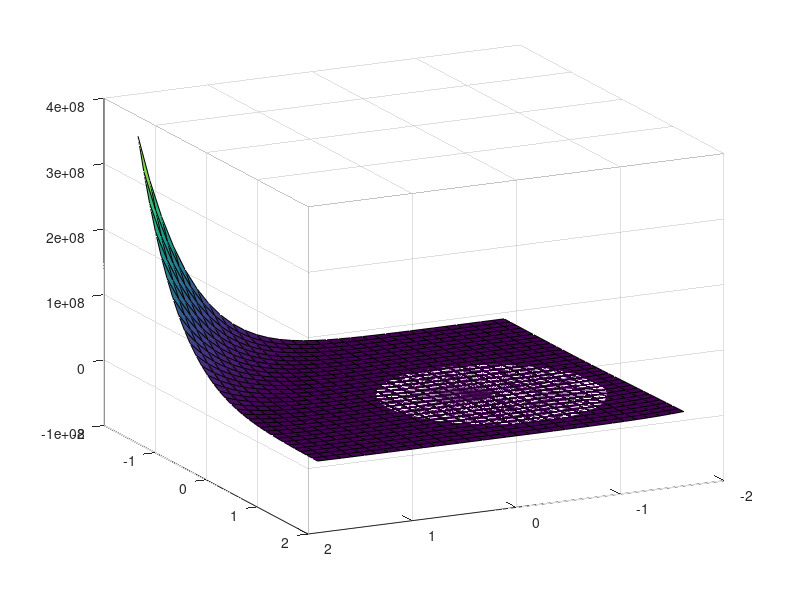

The MATLAB script that drew this image:
clear;   close all;   clc;

%% Define f with two arguments  and  so that
% it can be evaluated for matrices of values X, Y


f = @(X,Y)(1 + ((X + Y + 1).^2) * (19 - (14 * X) + (3 * (X .^2)) - 14*Y + (6 .* X.*Y) + (3 * (Y.^2)))) .* ...
        (30 + ((2 * X - 3 * Y).^2) .* (18 - 32 * X + 12 * (X .^2) + 48 * Y - (36 .* X.*Y) + (27 * (Y.^2))) );

%% define point and trust region radius
x0    = [0.5;-0.5];
delta = 1;
%Now we define our Price-Goldstein function:
f1=@(x) (1 + ((x(1) + x(2) + 1).^2) * (19 - (14 * x(1)) + (3 * (x(1) .^2)) - 14*x(2) + (6 .* x(1).*x(2)) + (3 * (x(2).^2)))) .* ...
        (30 + ((2 * x(1) - 3 * x(2)).^2) .* (18 - 32 * x(1) + 12 * (x(1) .^2) + 48 * x(2) - (36 .* x(1).*x(2)) + (27 * (x(2).^2))));


% plot f in cartesian coordinates arround x0
showPlot = true;
hold on
if showPlot
	Delta = 1.1*delta;
	uniGrid = linspace(x0(1)-2*Delta, x0(1)+1.2*(Delta), 32);
	[X,Y]   = meshgrid(uniGrid, uniGrid);
	Z  = f(X,Y);
	s2 = surf(X,Y,Z);
    %zlim([-inf 1000000]);
end


%% plot quadratic model in trust region with polar coordinates arround x0
hold on
grid on
% polar coordinates arround x0
[T,R] = meshgrid(linspace(0,2*pi,64),linspace(0,delta,16));
X = R.*cos(T)+x0(1);
Y = R.*sin(T)+x0(2);
% the quadratic model for x0=[0.5;-0.5] :
%We had to explicitly define the model for the plot to work better
m  = @(X,Y) (1.937500000000000e+02) +(-0667.499999692550).*X +(1.582499999511301e+03).*Y + 0.5.*((-5.962497473822700e+02).*X.^2)+0.5.*(((-2.096250659094917e+03)+(-2.096250659094917e+03)).*X.*Y)+0.5.*((6.903749645657010e+03).*Y.^2) ;
% evaluation and plot
Z  = m(X,Y);
s1 = mesh(X,Y,Z);
%zlim([-inf 10000]);
%Por abajo:
view(-63.874861878453011,-20.278037383177562);
%Por arriba:
%view(1.044500000000000e+02,47.366972477064209);

%view(v);
hold off



